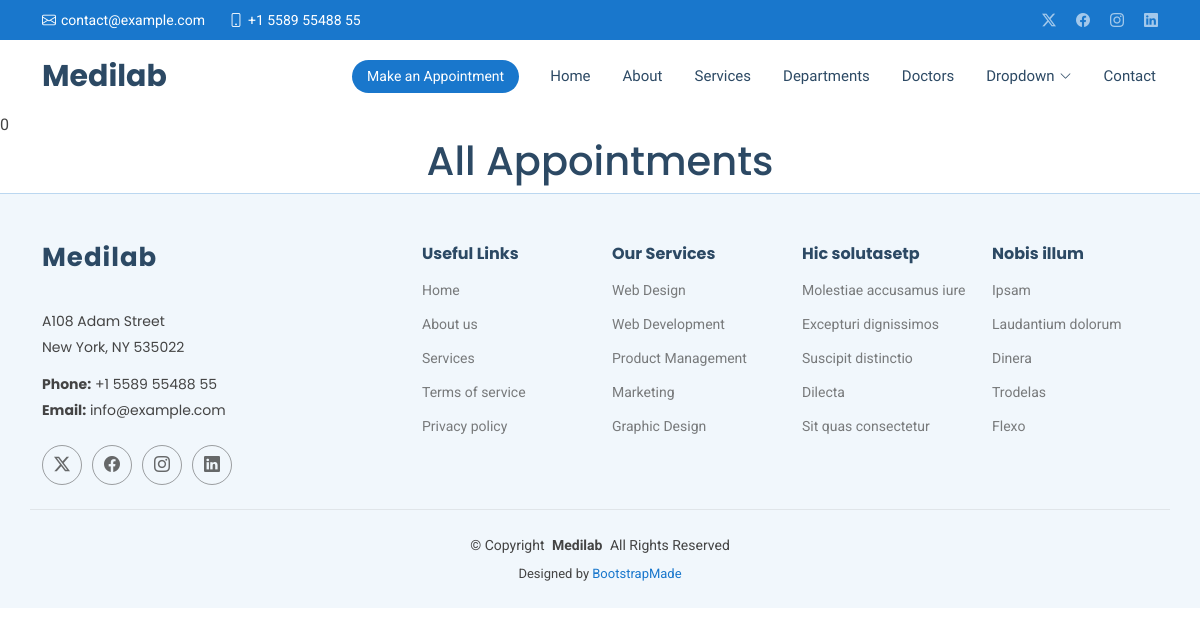
/show/, run on an earlier commit of the app's database.
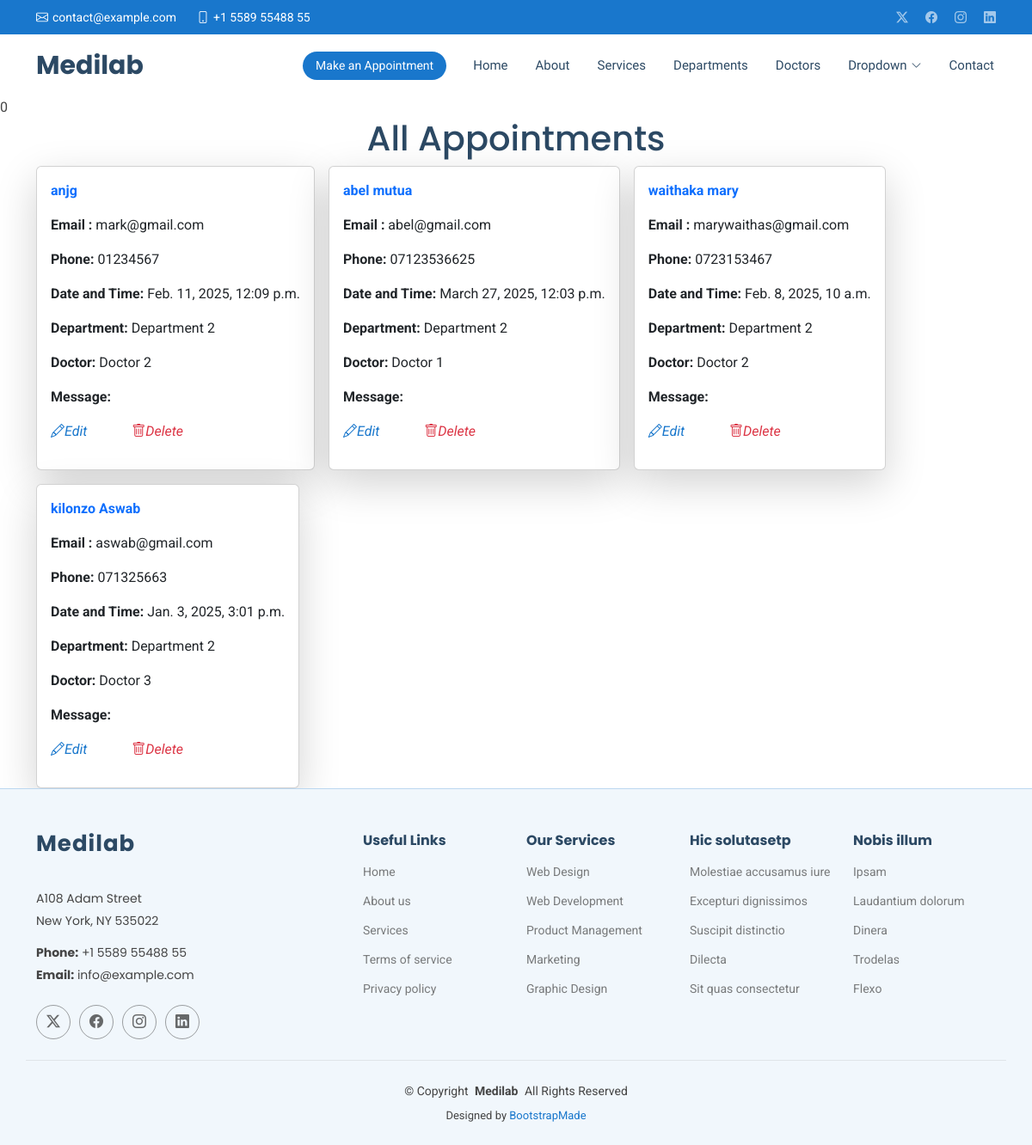
And on a later commit of the database.
### Hospitalapp/models.py (models this page shows, shortened)
class Appointment(models.Model):
    name=models.CharField(max_length=40)
    email=models.EmailField()
    phone=models.CharField(max_length=40)
    date=models.DateTimeField()
    department=models.CharField(max_length=40)
    doctor=models.CharField(max_length=40)
    message=models.TextField()

### Hospitalapp/views.py (the view)
# urls.py: path('show/', views.show, name='show'),
def show (request):
    all = Appointment.objects.all()
    return render(request,'show.html',{'all':all})

### templates/show.html (shortened to what this page needs)
{% extends 'starter-page.html' %}
{% load static %}
{% block content %}
<h1 class="text-center">All Appointments</h1>
   <div class="d-flex flex-wrap gap-3 container">
    {% for x in all %}
        <div class="card w-30 p-3 shadow-lg">
         <p class="text-primary fw-bold">{{ x.name }}</p>
       <p> <strong>Email :</strong> {{ x.email }}</p>
       <p> <strong>Phone:</strong> {{ x.phone }}</p>
       <p> <strong>Date and Time:</strong> {{ x.date }}</p>
       <p> <strong>Department:</strong> {{ x.department }}</p>
       <p> <strong>Doctor:</strong> {{ x.doctor }}</p>
       <p> <strong>Message:</strong> {{ x.Message }}</p>
<p>
    <a href="{% url 'edit' x.id %}">
        <i class="bi bi-pencil me-5">Edit</i>
    </a>
    <a href="/delete/{{ x.id }}">
        <i class="bi bi-trash text-danger">Delete</i>
    </a>
</p>
        </div>
    {% endfor %}
   </div>
{% endblock %}

### templates/starter-page.html (shortened to what this page needs)
<!DOCTYPE html>
<html lang="en">
<head>
    {% load static %}
  <link href="{% static 'assets/vendor/bootstrap/css/bootstrap.min.css' %}" rel="stylesheet">
  <link href="{% static 'assets/vendor/bootstrap-icons/bootstrap-icons.css' %}" rel="stylesheet">
  <link href="{% static 'assets/vendor/aos/aos.css' %}" rel="stylesheet">
  <link href="{% static 'assets/vendor/fontawesome-free/css/all.min.css' %}" rel="stylesheet">
  <link href="{% static 'assets/vendor/glightbox/css/glightbox.min.css' %}" rel="stylesheet">
  <link href="{% static 'assets/vendor/swiper/swiper-bundle.min.css' %}" rel="stylesheet">
  <link href="{% static 'assets/css/main.css' %}" rel="stylesheet">
</head>
<body class="starter-page-page">
  <header id="header" class="header sticky-top">
    <div class="topbar d-flex align-items-center">
      <div class="container d-flex justify-content-center justify-content-md-between">
        <div class="contact-info d-flex align-items-center">
          <i class="bi bi-envelope d-flex align-items-center"><a href="mailto:contact@example.com">contact@example.com</a></i>
          <i class="bi bi-phone d-flex align-items-center ms-4"><span>+1 5589 55488 55</span></i>
        </div>
        <div class="social-links d-none d-md-flex align-items-center">
          <a href="#" class="twitter"><i class="bi bi-twitter-x"></i></a>
          <a href="#" class="facebook"><i class="bi bi-facebook"></i></a>
          <a href="#" class="instagram"><i class="bi bi-instagram"></i></a>
          <a href="#" class="linkedin"><i class="bi bi-linkedin"></i></a>
        </div>
      </div>
    </div>
    <div class="branding d-flex align-items-center">
      <div class="container position-relative d-flex align-items-center justify-content-between">
        <a href="index.html" class="logo d-flex align-items-center me-auto">
          <h1 class="sitename">Medilab</h1>
        </a>
        <nav id="navmenu" class="navmenu">
          <ul>
            <li><a href="{% url 'index' %}">Home<br></a></li>
            <li><a href="{% url 'about' %}">About</a></li>
            <li><a href="{% url 'service' %}">Services</a></li>
            <li><a href="{% url 'departments' %}">Departments</a></li>
            <li><a href="{% url 'doctors' %}">Doctors</a></li>
            <li class="dropdown"><a href="#"><span>Dropdown</span> <i class="bi bi-chevron-down toggle-dropdown"></i></a>
            </li>
            <li><a href="#contact">Contact</a></li>
          </ul>
        </nav>
        <a class="cta-btn d-none d-sm-block" href="#appointment">Make an Appointment</a>
      </div>
    </div>
  </header>
  <main class="main">0
{% block content %}
{% endblock %}
  </main>
  <footer id="footer" class="footer light-background">
    <div class="container footer-top">
      <div class="row gy-4">
        <div class="col-lg-4 col-md-6 footer-about">
          <a href="index.html" class="logo d-flex align-items-center">
            <span class="sitename">Medilab</span>
          </a>
          <div class="footer-contact pt-3">
            <p>A108 Adam Street</p>
            <p>New York, NY 535022</p>
            <p class="mt-3"><strong>Phone:</strong> <span>+1 5589 55488 55</span></p>
            <p><strong>Email:</strong> <span>info@example.com</span></p>
          </div>
          <div class="social-links d-flex mt-4">
            <a href=""><i class="bi bi-twitter-x"></i></a>
            <a href=""><i class="bi bi-facebook"></i></a>
            <a href=""><i class="bi bi-instagram"></i></a>
            <a href=""><i class="bi bi-linkedin"></i></a>
          </div>
        </div>
        <div class="col-lg-2 col-md-3 footer-links">
          <h4>Useful Links</h4>
          <ul>
            <li><a href="#">Home</a></li>
            <li><a href="#">About us</a></li>
            <li><a href="#">Services</a></li>
            <li><a href="#">Terms of service</a></li>
            <li><a href="#">Privacy policy</a></li>
          </ul>
        </div>
        <div class="col-lg-2 col-md-3 footer-links">
          <h4>Our Services</h4>
          <ul>
            <li><a href="#">Web Design</a></li>
            <li><a href="#">Web Development</a></li>
            <li><a href="#">Product Management</a></li>
            <li><a href="#">Marketing</a></li>
            <li><a href="#">Graphic Design</a></li>
          </ul>
        </div>
        <div class="col-lg-2 col-md-3 footer-links">
          <h4>Hic solutasetp</h4>
          <ul>
            <li><a href="#">Molestiae accusamus iure</a></li>
            <li><a href="#">Excepturi dignissimos</a></li>
            <li><a href="#">Suscipit distinctio</a></li>
            <li><a href="#">Dilecta</a></li>
            <li><a href="#">Sit quas consectetur</a></li>
          </ul>
        </div>
        <div class="col-lg-2 col-md-3 footer-links">
          <h4>Nobis illum</h4>
          <ul>
            <li><a href="#">Ipsam</a></li>
            <li><a href="#">Laudantium dolorum</a></li>
            <li><a href="#">Dinera</a></li>
            <li><a href="#">Trodelas</a></li>
            <li><a href="#">Flexo</a></li>
          </ul>
        </div>
      </div>
    </div>
    <div class="container copyright text-center mt-4">
      <p>© <span>Copyright</span> <strong class="px-1 sitename">Medilab</strong> <span>All Rights Reserved</span></p>
      <div class="credits">
        Designed by <a href="https://bootstrapmade.com/">BootstrapMade</a>
      </div>
    </div>
  </footer>
</body>
</html>

What changed in the data, as far as the page shows it:
added Appointment: name "anjg", email "mark@gmail.com", phone "01234567", date "Feb. 11, 2025, 12:09 p.m.", department "Department 2", doctor "Doctor 2"
added Appointment: name "abel mutua", email "abel@gmail.com", phone "07123536625", date "March 27, 2025, 12:03 p.m.", department "Department 2", doctor "Doctor 1"
added Appointment: name "waithaka mary", email "marywaithas@gmail.com", phone "0723153467", date "Feb. 8, 2025, 10 a.m.", department "Department 2", doctor "Doctor 2"
added Appointment: name "kilonzo Aswab", email "aswab@gmail.com", phone "071325663", date "Jan. 3, 2025, 3:01 p.m.", department "Department 2", doctor "Doctor 3"
